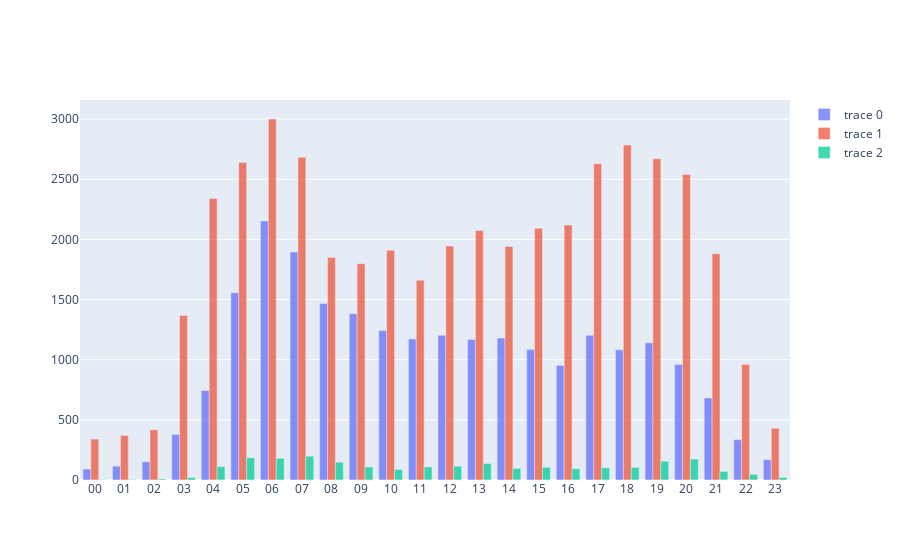

Write notebook code for a chart like this one.
### Markdown cell above
#### Hourly Activity

### Code cell
fig = go.Figure()
# Iterate through each device 
for d in devices:
    # Find the subset of the data with that device
    tmp_df = df[df['device_type'] == d]

    # Create a dict object with 0 counts for all topics
    device_hourly_activity = {}
    for i in tmp_df.index:
        # Find that index
        tmp_timestamp = df['impression_time'][i]
        tmp_datetime = tmp_timestamp
        tmp_time = tmp_datetime.strftime('%H')

        # Hourly Activity
        if tmp_time not in device_hourly_activity:
            device_hourly_activity[tmp_time] = 0
        else:
            device_hourly_activity[tmp_time] +=1
    
    # Sort by dates
    device_hourly_activity = dict(sorted(device_hourly_activity.items()))

    # Add trace
    fig.add_trace(go.Bar(x= [x for x in device_hourly_activity.keys()], y = [y for y in device_hourly_activity.values()], textfont_size=20))



    # Overlay both histograms
    #fig.update_layout(barmode='overlay')
    # Reduce opacity to see both histograms
fig.update_traces(opacity=0.75)
fig.show()

### Figure 1 — Plotly figure (JSON) as saved in the notebook; plotly's stock layout.template omitted (floating-point values rounded to 4 significant figures)
{"data": [{"opacity": 0.75, "textfont": {"size": 20}, "type": "bar", "x": ["00", "01", "02", "03", "04", "05", "06", "07", "08", "09", "10", "11", "12", "13", "14", "15", "16", "17", "18", "19", "20", "21", "22", "23"], "y": [91, 115, 152, 379, 744, 1557, 2154, 1896, 1467, 1383, 1242, 1173, 1203, 1168, 1180, 1084, 952, 1203, 1082, 1140, 961, 682, 335, 169]}, {"opacity": 0.75, "textfont": {"size": 20}, "type": "bar", "x": ["00", "01", "02", "03", "04", "05", "06", "07", "08", "09", "10", "11", "12", "13", "14", "15", "16", "17", "18", "19", "20", "21", "22", "23"], "y": [340, 371, 417, 1368, 2341, 2640, 3001, 2683, 1850, 1798, 1910, 1661, 1945, 2075, 1941, 2092, 2119, 2630, 2785, 2670, 2540, 1881, 960, 430]}, {"opacity": 0.75, "textfont": {"size": 20}, "type": "bar", "x": ["00", "01", "02", "03", "04", "05", "06", "07", "08", "09", "10", "11", "12", "13", "14", "15", "16", "17", "18", "19", "20", "21", "22", "23"], "y": [4, 5, 9, 21, 111, 185, 180, 198, 148, 109, 87, 109, 115, 137, 96, 106, 93, 102, 105, 156, 174, 71, 47, 21]}], "layout": {}}
